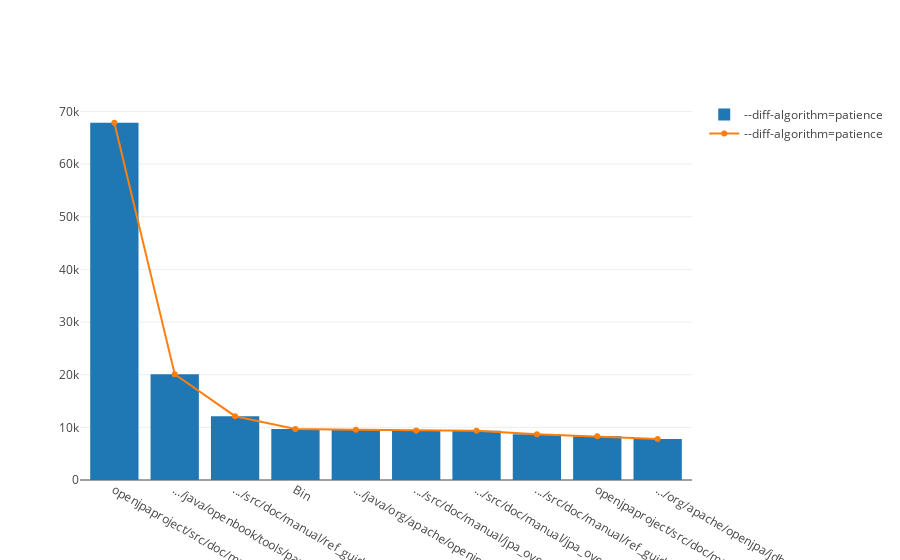

Notebook cell for this chart:
### Code cell
trace5 = go.Bar(
    x=dfpatience['filename'][:10],
    y=dfpatience['SUM #line_changed'][:10],
    name='--diff-algorithm=patience'
)

trace6 = go.Scatter(
    x=dfpatience['filename'][:10],
    y=dfpatience['SUM #line_changed'][:10],
    name='--diff-algorithm=patience')

dt = [trace5, trace6]
layout = go.Layout(
    barmode='group'
)

init_notebook_mode(connected=True)
fig = go.Figure(data=dt, layout=layout)
iplot(fig, show_link=False)

### Figure 1 — Plotly figure (JSON) as saved in the notebook; plotly's stock layout.template omitted (floating-point values rounded to 4 significant figures)
{"data": [{"name": "--diff-algorithm=patience", "type": "bar", "x": ["openjpaproject/src/doc/manual/manual.xml", ".../java/openbook/tools/parser/JavaParser.java", ".../src/doc/manual/ref_guide_dbsetup.xml", "Bin", ".../java/org/apache/openjpa/kernel/BrokerImpl.java", ".../src/doc/manual/jpa_overview_query.xml", ".../src/doc/manual/jpa_overview_meta.xml", ".../src/doc/manual/ref_guide_mapping.xml", "openjpaproject/src/doc/manual/ref_guide_conf.xml", ".../org/apache/openjpa/jdbc/sql/DBDictionary.java"], "y": [67857, 20088, 12120, 9705, 9524, 9423, 9351, 8678, 8300, 7797]}, {"name": "--diff-algorithm=patience", "type": "scatter", "x": ["openjpaproject/src/doc/manual/manual.xml", ".../java/openbook/tools/parser/JavaParser.java", ".../src/doc/manual/ref_guide_dbsetup.xml", "Bin", ".../java/org/apache/openjpa/kernel/BrokerImpl.java", ".../src/doc/manual/jpa_overview_query.xml", ".../src/doc/manual/jpa_overview_meta.xml", ".../src/doc/manual/ref_guide_mapping.xml", "openjpaproject/src/doc/manual/ref_guide_conf.xml", ".../org/apache/openjpa/jdbc/sql/DBDictionary.java"], "y": [67857, 20088, 12120, 9705, 9524, 9423, 9351, 8678, 8300, 7797]}], "layout": {"barmode": "group"}}
